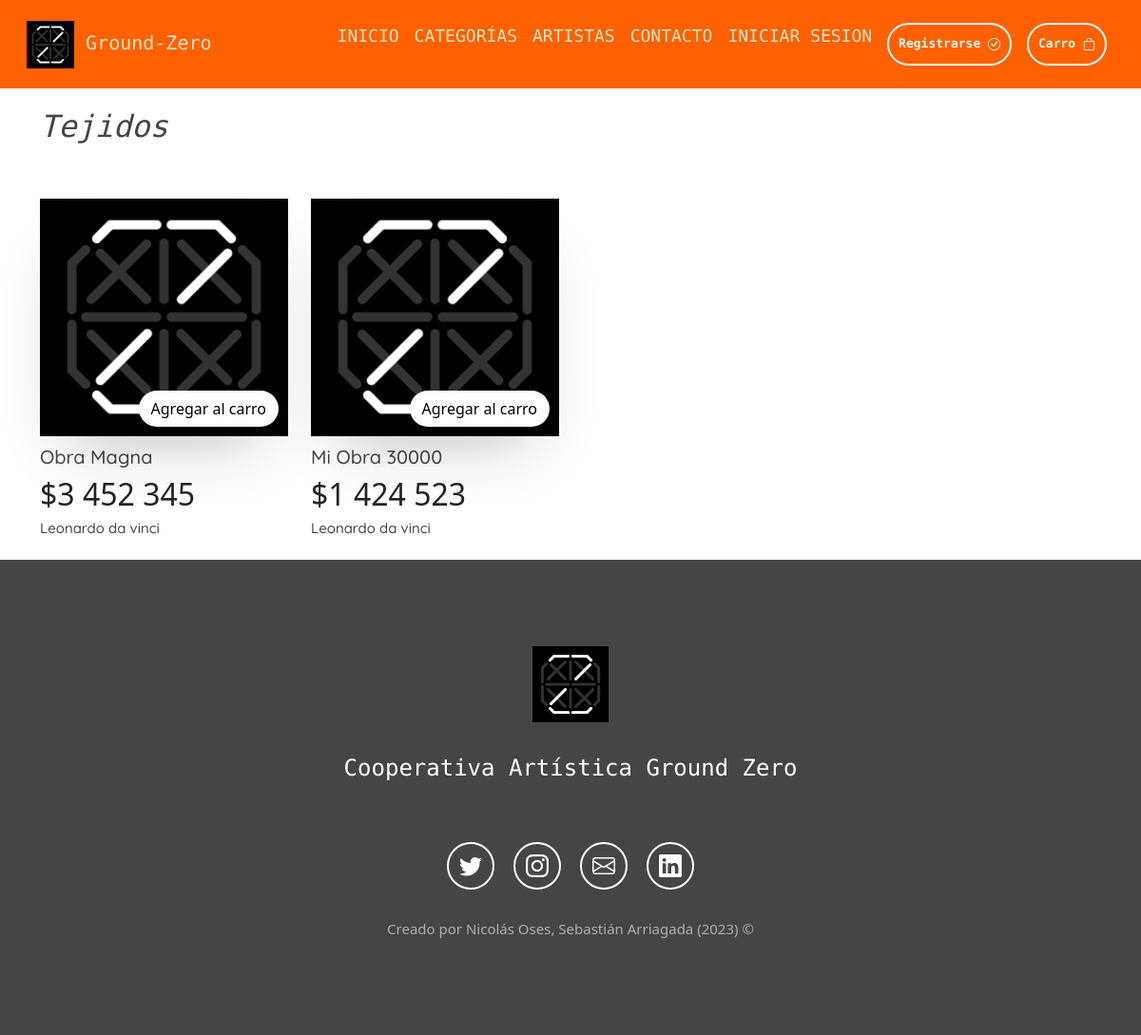
Page /tejidos/ on the earlier database version.
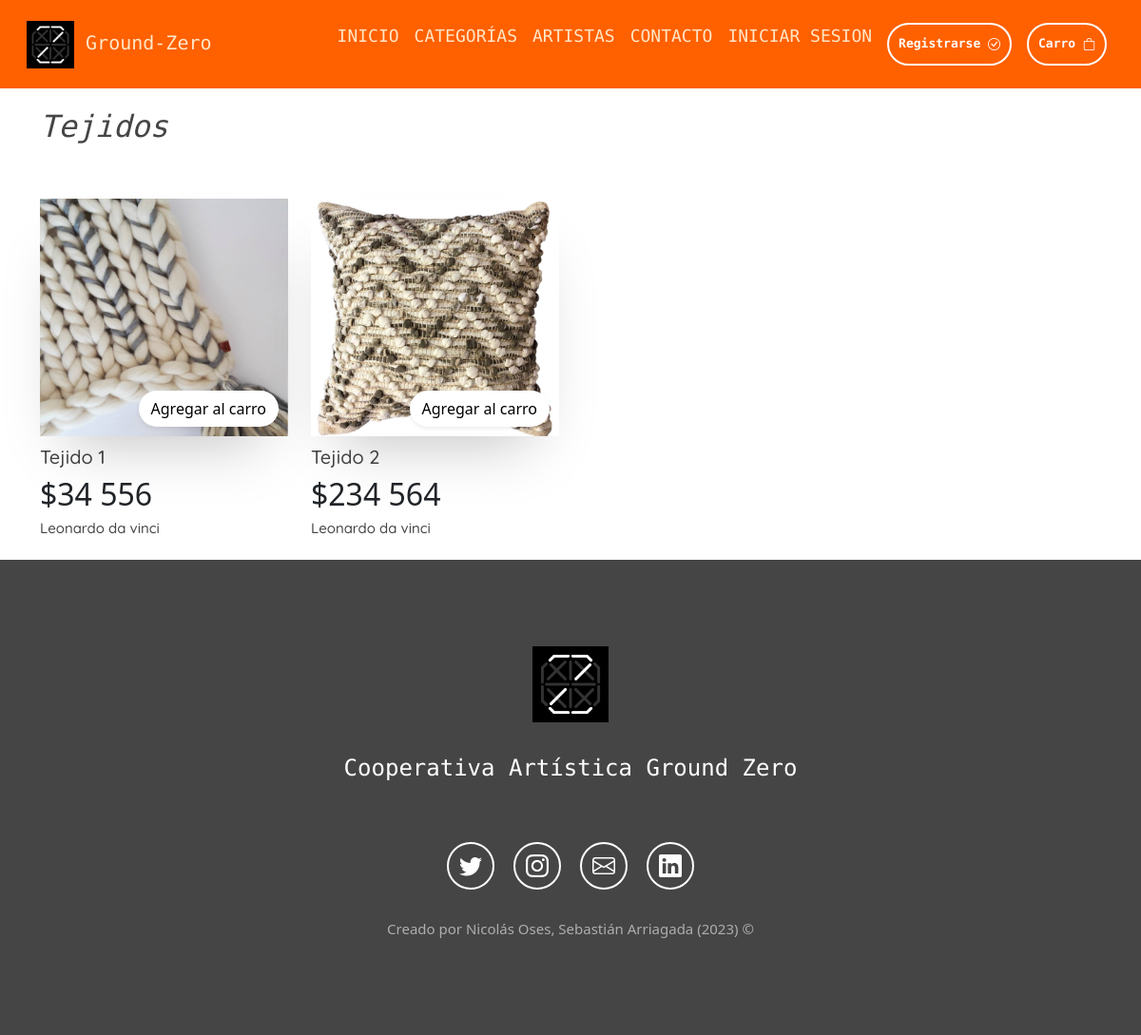
Same page on the later database version.
### aplicacion/models.py (models this page shows, shortened)
class Obra(models.Model):
    titulo            = models.CharField(max_length=50)
    precio            = models.IntegerField()
    descripcion       = models.TextField()
    fecha_publicacion = models.DateField()
    imagen            = models.ImageField(upload_to="productos", null = True)
    url               = models.CharField(max_length=50, blank=True, null= True)
    categoria         = models.ForeignKey(Categoria, on_delete = models.PROTECT)
    artista           = models.ForeignKey(Artista, on_delete = models.PROTECT)

class Artista(models.Model):
  rut              = models.CharField(primary_key=True, max_length=10)
  nombre           = models.CharField(max_length=20)
  apellido_paterno = models.CharField(max_length=20)
  apellido_materno = models.CharField(max_length=20)
  fecha_nacimiento = models.DateField(blank=False, null=False)
  telefono         = models.CharField(max_length=20)
  email            = models.EmailField(unique=True, max_length=80, blank=True, null=True)
  direccion        = models.CharField(max_length=80, blank=True, null=True)
  activo           = models.BooleanField()
  def __str__(self):
    return str(self.nombre)+" "+str(self.apellido_paterno)

### aplicacion/views.py (the view)
# urls.py: path('tejidos/', views.tejidos, name='tejidos'),
def tejidos(request):
    tejidos = Obra.objects.raw('SELECT * FROM aplicacion_obra WHERE categoria_id = 3')
    data = {
        'tejidos': tejidos
    }
    return render(request, 'app/plantillas/categorias/tejidos.html', data)

### aplicacion/context_processor.py (called while the page is built)
def total_carrito(request):
    total = 0
    cantidadTotal = 0
    if request.user.is_authenticated:
        if 'carrito' in request.session.keys():
            for key, value in request.session['carrito'].items():
                total += int(value['acumulado'])
                cantidadTotal += int(value['cantidad'])
    return {'total_carrito': total, 'cantidad_total': cantidadTotal}

### aplicacion/templates/app/plantillas/categorias/tejidos.html (shortened to what this page needs)
{% extends 'app/base.html' %}
{% load static %}
{% load humanize %}
{% block contenido %}
<section>
  <div class="container mt-3">
    <div class="row mb-5">
      <h2 class="obras-sub-title">Tejidos</h2>
    </div>
    <div class="row mb-3">
      {% for t in tejidos %}
      <div class="col-12 col-md-3">
        <div class="product-box">
          <div class="product-inner-box position-relative obras-zoom">
            {% if t.imagen %}
            <a href="{% url 'detalle_producto' t.id %}">
              <img src="{{ t.imagen.url }}" alt="Pintura" class="img-fluid">
            </a>
            {% else %}
            <img src="{% static 'app/img/logo/logo.png'%}" alt="" class="img-fluid">
            {% endif %}
            <div class="cart-btn">
              <button class="btn btn-white shadow-sm rounded-pill">
                <a href="{% url 'agregar_carrito' t.id %}" style="text-decoration: none; color: black;">
                  Agregar al carro
                </a>
              </button>
            </div>
          </div>
          <div class="product-info">
            <div class="product-name">
              <h2>{{ t.titulo | title }}</h2>
            </div>
            <div class="precio">
              <h2>${{ t.precio | intcomma }}</h2>
            </div>
            <div class="artist-name">
              <h3>{{ t.artista | capfirst }}</h3>
            </div>
          </div>
        </div>
      </div>
      {% endfor %}
</section>
{% endblock %}

Differences in the rows shown:
removed Obra: titulo "Obra Magna", precio "3 452 345", artista "Leonardo da vinci"
removed Obra: titulo "Mi Obra 30000", precio "1 424 523", artista "Leonardo da vinci"
added Obra: imagen (picture), titulo "Tejido 1", precio "34 556", artista "Leonardo da vinci"
added Obra: imagen (picture), titulo "Tejido 2", precio "234 564", artista "Leonardo da vinci"
